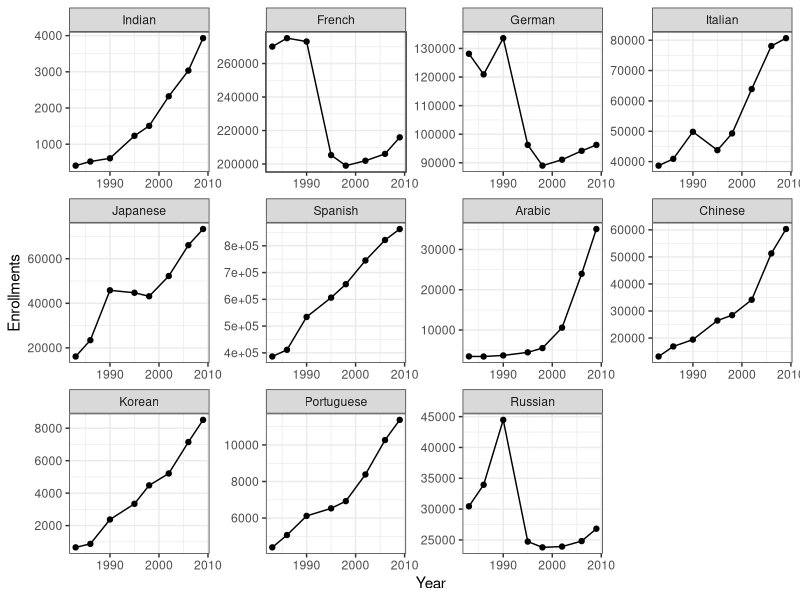

Generate this figure with R: (Note: this script raises an error after producing the figure.)
## ---- chunk 1
library(knitr)
lang=read.csv("languages.csv")
langmajor=lang[-c(2:12)]
kable(langmajor)
## ---- chunk 2
library(reshape2)
langmajormelt=melt(langmajor,id="Year")
colnames(langmajormelt)=c("Year","Language","Enrollments")
kable(head(langmajormelt))
kable(tail(langmajormelt))
## ---- chunk 3
library(ggplot2)
ggplot(langmajormelt,aes(x=Year,y=Enrollments))+geom_point()+geom_line()+facet_wrap(~Language,scales="free")+theme_bw()
## ---- chunk 4
np1=nPlot(Enrollments~Year,group="Language",data=langmajormelt,type="lineChart")
np1$set(disabled = c(F, T, T, T, T, T, T, T, T, T, T))
np1$xAxis(tickValues=c(1983,1986,1990,1995,1998,2002,2006,2009))
np1$show('inline',include_assets=TRUE, standalone=TRUE)
## ---- chunk 5
np2=nPlot(Enrollments~Year,group="Language",data=langmajormelt,type="multiBarChart")
np2$set(disabled = c(F, T, T, T, T, T, T, F, T, T, T))
np2$addFilters("Year")
np2$chart(showControls = F)
#np2$publish("np2",host="gist")
np2$save("np2.html",cdn=TRUE)
